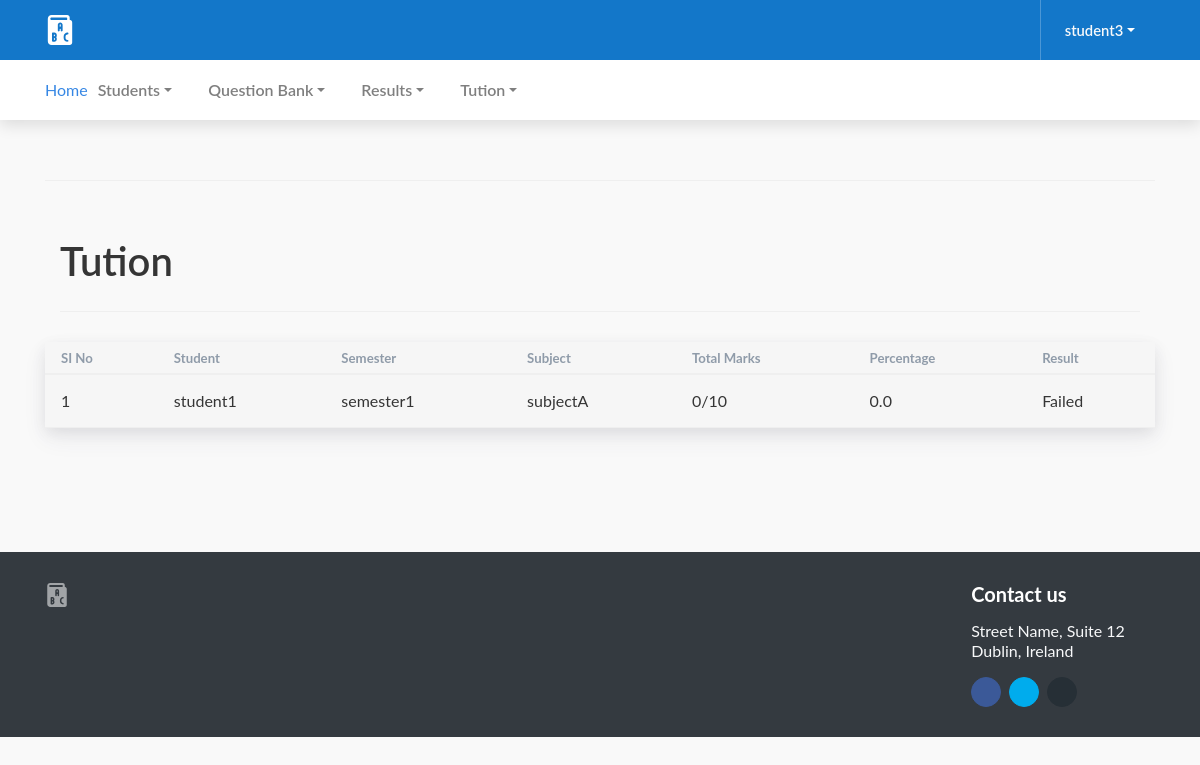
/viewstudent-result (signed in), run on the app's committed database.
### registration/models.py (models this page shows)
class RtUser(AbstractUser):
    first_name = models.CharField(max_length=200)
    email = models.EmailField(max_length=200)
    address = models.CharField(max_length=200)
    type = models.IntegerField(null=True)
    course = models.ForeignKey(Course, on_delete=models.CASCADE,null=True)
    rollno = models.IntegerField(null=True)

class Exam(models.Model):
    student = models.ForeignKey(RtUser, on_delete=models.CASCADE)
    course = models.ForeignKey(Course, on_delete=models.DO_NOTHING)
    subject = models.ForeignKey(Subject,on_delete=models.CASCADE)
    semester = models.ForeignKey(Semester,on_delete=models.CASCADE)
    total_marks = models.IntegerField(default=0)
    questions = models.ManyToManyField(Answer)
    def get_total_question(self):
        return self.questions.all().count()
    def get_percentage(self):
        qstns = self.questions.all().count()
        return (self.total_marks / qstns) * 100

class Semester(models.Model):
    semester_name = models.CharField(max_length=200)
    def __str__(self):
        return self.semester_name

class Subject(models.Model):
    course = models.ForeignKey(Course, on_delete=models.CASCADE)
    semester = models.ForeignKey(Semester, on_delete=models.CASCADE)
    subject = models.CharField(max_length=100)
    def __str__(self):
        return self.subject

### registration/views.py (the view)
# urls.py: path('viewstudent-result',views.viewstudent_result,name='viewstudent-result'),
def viewstudent_result(request):
    t = request.user
    stud = RtUser.objects.filter(type=2, course=t.course)
    exam_data = Exam.objects.filter(student__in=stud)
    data = [i for i in exam_data if i.get_percentage() < 40.0]
    print(data)
    return render(request, 'teacher/view_tution.html', {'data': data})

### registration/templates/teacher/view_tution.html
{% extends 'teacher/base.html' %}
{% block content %}
<div class="container page__heading-container">
    <div class="page__heading d-flex align-items-center justify-content-between">
        <h1 class="m-0"> Tution </h1>
    </div>
</div>
<div class="card card-form">
    <div class="row no-gutters">
        <div class="col-lg-12 card-form__body">
            <div class="table-responsive border-bottom" data-toggle="lists"
                 data-lists-values="[&quot;js-lists-values-employee-name&quot;]">
                <table class="table mb-0 thead-border-top-0">
                    <thead>
                    <tr>
                    <tr>
                        <th>SI No</th>
                        <th>Student</th>
                         <th>Semester</th>
                        <th>Subject</th>
                        <th>Total Marks</th>
                        <th>Percentage</th>
                        <th>Result</th>
                    </tr>
                    </thead>
                    {% for i in data %}
                    <tbody>
                    <tr>
                        <td>{{forloop.counter}}</td>
                        <td>{{i.student}}</td>
                         <td>{{i.semester}}</td>
                        <td>{{i.subject}}</td>
                        <td>{{i.total_marks}}/{{i.get_total_question}}</td>
                        <td>{{i.get_percentage}}</td>
                        <td>{% if i.get_percentage >= 40.0 %}
                            Pass{% else %}
                            Failed{% endif %}
                        </td>
                    </tr>
                    </tbody>
                    {% endfor %}
                </table>
            </div>
        </div>
    </div>
</div>
{% endblock  %}

### registration/templates/teacher/base.html (shortened to what this page needs)
{% load static %}
<!DOCTYPE html>
<html lang="en" dir="ltr">
<head>
    <link type="text/css" href="{% static 'assets1/vendor/perfect-scrollbar.css' %}" rel="stylesheet">
    <link type="text/css" href="{% static 'assets1/css/app.css' %}" rel="stylesheet">
    <link type="text/css" href="{% static 'assets1/css/app.rtl.css' %}" rel="stylesheet">
    <link type="text/css" href="{% static 'assets1/css/vendor-material-icons.css' %}" rel="stylesheet">
    <link type="text/css" href="{% static 'assets1/css/vendor-material-icons.rtl.css' %}" rel="stylesheet">
    <link type="text/css" href="{% static 'assets1/css/vendor-fontawesome-free.css' %}" rel="stylesheet">
    <link type="text/css" href="{% static 'assets1/css/vendor-fontawesome-free.rtl.css' %}" rel="stylesheet">
    <link type="text/css" href="{% static 'assets1/css/vendor-ion-rangeslider.css' %}" rel="stylesheet">
    <link type="text/css" href="{% static 'assets1/css/vendor-ion-rangeslider.rtl.css' %}" rel="stylesheet">
    <link type="text/css" href="{% static 'assets/css/vendor-flatpickr.css' %}" rel="stylesheet">
    <link type="text/css" href="{% static 'assets/css/vendor-flatpickr.rtl.css' %}" rel="stylesheet">
    <link type="text/css" href="{% static 'assets/css/vendor-flatpickr-airbnb.css' %}" rel="stylesheet">
    <link type="text/css" href="{% static 'assets/css/vendor-flatpickr-airbnb.rtl.css' %}" rel="stylesheet">
</head>
<body class="layout-fixed layout-sticky-subnav">
<div class="mdk-header-layout js-mdk-header-layout">
    <div id="header" class="mdk-header bg-dark js-mdk-header m-0" data-fixed data-effects="waterfall">
        <div class="mdk-header__content">
            <div class="navbar navbar-expand-sm navbar-main navbar-dark bg-primary pl-md-0 pr-0" id="navbar"
                 data-primary>
                <div class="container">
                    <div class="d-flex sidebar-account flex-shrink-0 mr-auto mr-lg-0">
                        <a href="fixed-index.html" class="flex d-flex align-items-center text-underline-0">
                                <span class="mr-1  text-white">
                                </span>
                        </a>
                    </div>
                    <div class="dropdown">
                        <a href="#account_menu"
                           class="dropdown-toggle navbar-toggler navbar-toggler-dashboard border-left d-flex align-items-center ml-navbar"
                           data-toggle="dropdown">
                                <span class="ml-1 d-flex-inline">
                                    <span class="text-light">{{request.user}}</span>
                                </span>
                        </a>
                    </div>
                </div>
            </div>
        </div>
    </div>
    <div class="mdk-header-layout__content page">
        <div class="page__header  page__header-nav mb-0">
            <div class="container page__container">
                <div class="navbar navbar-secondary navbar-light navbar-expand-sm p-0 d-none d-md-flex"
                     id="secondaryNavbar">
                    <ul class="nav navbar-nav">
                        <li>
                            <a href="{% url 'teacher_home' %}">Home</a>
                        </li>
                        <li class="nav-item dropdown">
                            <a href="#" class="nav-link dropdown-toggle" data-toggle="dropdown">Students</a>
                        </li>
                        <li class="nav-item dropdown ">
                            <a href="#" class="nav-link dropdown-toggle" data-toggle="dropdown"> Question Bank</a>
                        </li>
                        <li class="nav-item dropdown ">
                            <a href="#" class="nav-link dropdown-toggle" data-toggle="dropdown"> Results</a>
                        </li>
                        <li class="nav-item dropdown ">
                            <a href="#" class="nav-link dropdown-toggle" data-toggle="dropdown"> Tution</a>
                        </li>
                    </ul>
                </div>
            </div>
        </div>
        <div class="container page__heading-container">
            <div class="page__heading d-flex flex-column flex-md-row align-items-center justify-content-center justify-content-lg-between text-center text-lg-left">
            </div>
        </div>
        <div class="container page__container">
            {% block content %}{% endblock %}
            <div class="row" style="height:100px">
                <div class="col-md-8">
                </div>
                <div class="col-md-4">
                </div>
            </div>
        </div>
        <div class="bg-dark text-white" id="footer">
            <div class="container page__container">
                <div class="row">
                    <div class="col-md-3">
                        <a href="#" class="brand d-flex align-items-center mb-4">
                                <span class="mr-2">
                                </span>
                        </a>
                    </div>
                    <div class="col-md-9">
                        <div class="row">
                            <div class="col-sm-6 col-md-3">
                            </div>
                            <div class="col-sm-6 col-md-3">
                            </div>
                            <div class="col-sm-6 col-md-3">
                            </div>
                            <div class="col-sm-6 col-md-3">
                                <h5>Contact us</h5>
                                <p class="text-light">Street Name, Suite 12<br/> Dublin, Ireland</p>
                                <div class="d-flex ">
                                    <a href="#"
                                       class="btn btn-facebook btn-rounded-social d-flex align-items-center justify-content-center mr-2"><i
                                            class="fab fa-facebook"></i></a>
                                    <a href="#"
                                       class="btn btn-twitter btn-rounded-social d-flex align-items-center justify-content-center mr-2"><i
                                            class="fab fa-twitter"></i></a>
                                    <a href="#"
                                       class="btn btn-secondary btn-rounded-social d-flex align-items-center justify-content-center mr-2"><i
                                            class="fab fa-github"></i></a>
                                </div>
                            </div>
                        </div>
                    </div>
                </div>
            </div>
        </div>
    </div>
</div>
</body>
</html>

### data on the page
RtUser: user "student3"
Exam: student "student1", semester "semester1", subject "subjectA", total_marks "0", get_total_question "10", get_percentage "0.0", shows "Failed"
